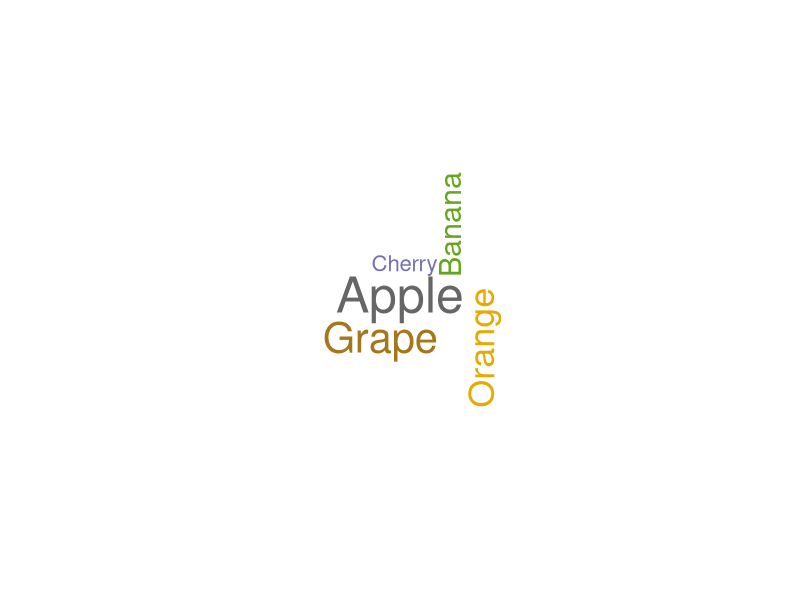
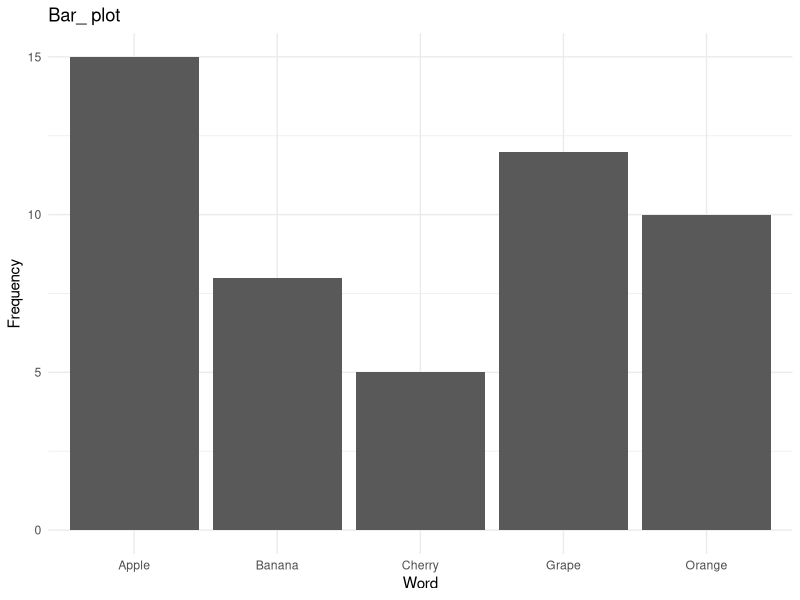
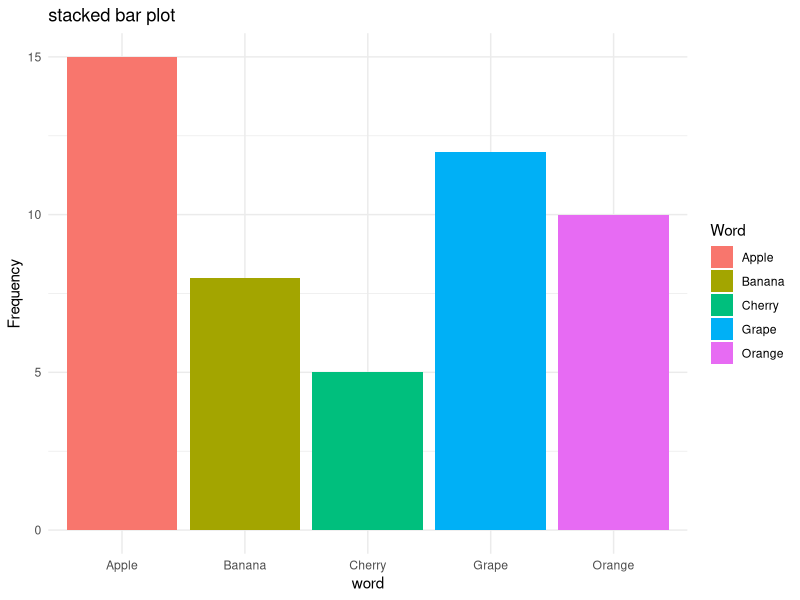
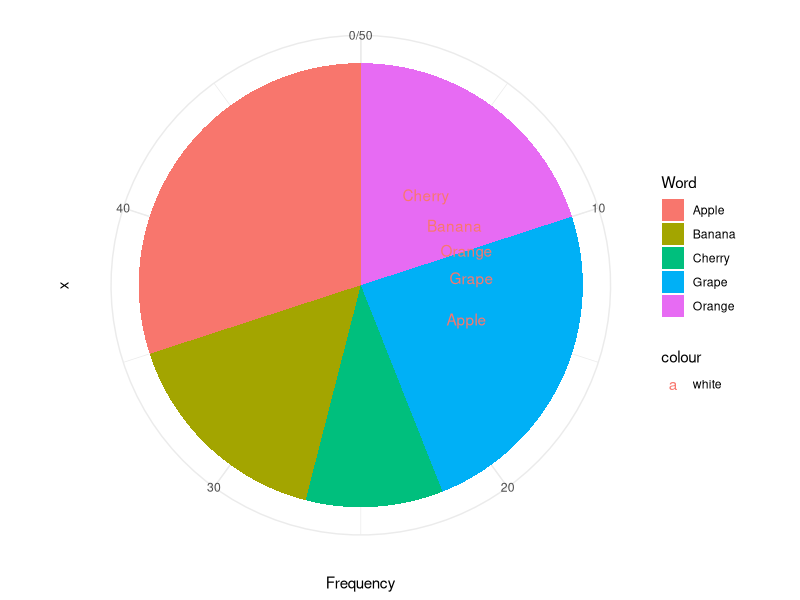
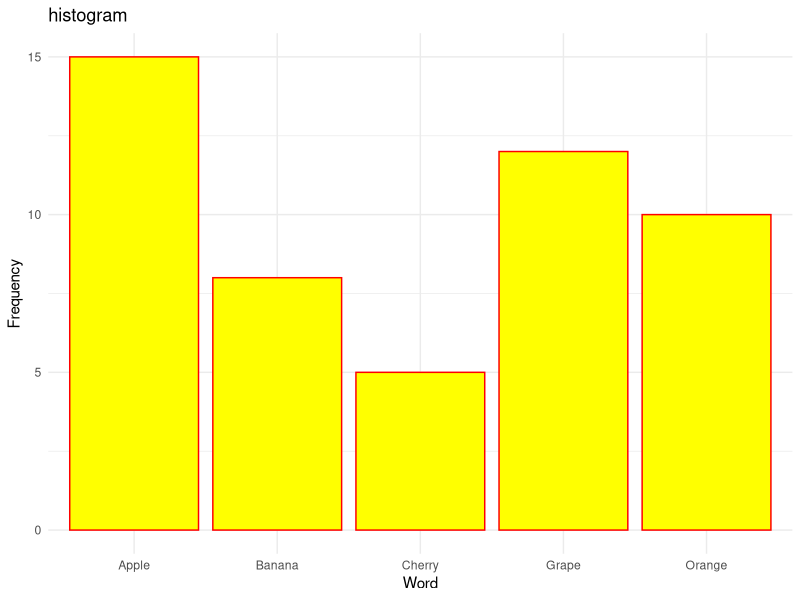

Source code (R) for these figures, in order:
library (wordcloud)
library (RColorBrewer)
library (ggplot2)
data <- data.frame (
  Word = c("Apple" , "Orange" ,"Banana" ,"Grape" ,"Cherry") ,
  Frequency = c(15,10,8,12,5)
)

colors <- brewer.pal(8,"Dark2")
#word_cloud
wordcloud(words = data$Word , freq = data$Frequency , min.freq = 1 , scale = c(3, 0.5), colors = colors,random.order = FALSE ,rot.per = 0.35,user.r.layout = FALSE)


#bar_plot
ggplot (data ,aes ( x = Word , y = Frequency)) +
  geom_bar (stat = "identity") +
  labs (title = "Bar_ plot" , x = "Word" , y="Frequency") +
  theme_minimal()

#stacked_bar
ggplot (data , aes(x = Word , y = Frequency , fill = Word)) +
  geom_bar(stat = "identity") +
  ggtitle ("stacked bar plot") +
  xlab ("word") +
  ylab ("Frequency") +
  theme_minimal()


#pie_charts
ggplot (data , (aes (x = "" ,y = Frequency ,fill = Word)) ) +
  geom_bar (stat = 'identity' , width = 1) +
  coord_polar (theta = 'y') +
  geom_text (aes (label = paste0(Word),color = "white"))  +
  theme_minimal()

#histogram

ggplot (data , aes(x = Word , y = Frequency)) +
  geom_bar (stat = "identity" , binwidth = 2 , fill= "yellow" , color = "red") +
  labs (title = "histogram " , x = "Word" , y = "Frequency") +
  theme_minimal()
